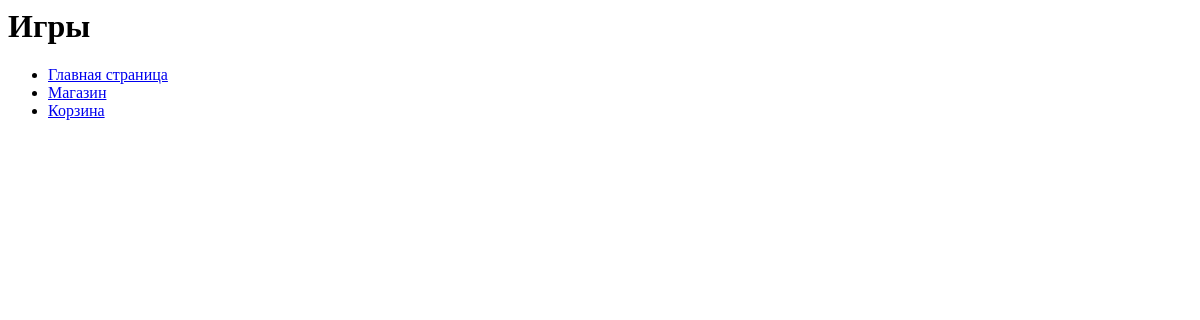
The app's page /platform/games/, older data.
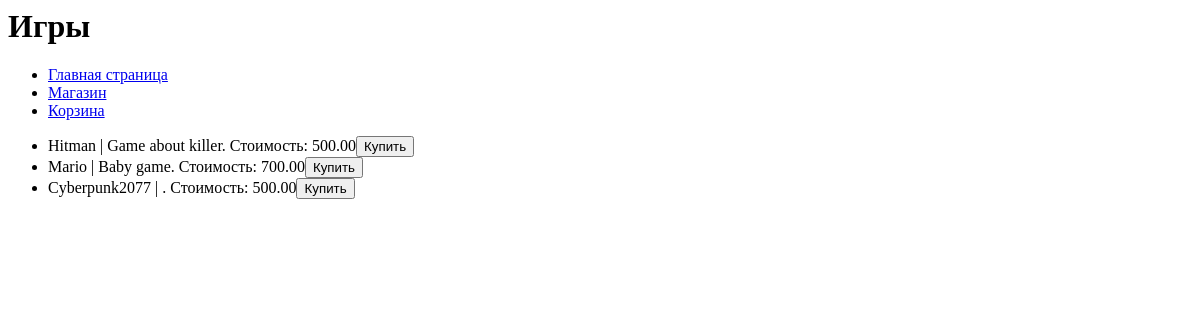
The same page, newer data.
### task1/models.py (models this page shows)
class Game(models.Model):
    title = models.CharField(max_length=100)
    cost = models.DecimalField(decimal_places=2, max_digits=100000)
    size = models.DecimalField(decimal_places=2, max_digits=100000)
    description = models.TextField()
    age_limited = models.BooleanField(default=False)
    buyer = models.ManyToManyField(Buyer, related_name='buyers')

### task1/views.py (the view)
# urls.py: path('platform/games/', shop),
def shop(request):
    context = {
        'shop_text': "Игры",
        'games': Game.objects.all(),
        'buy': 'Купить',
        'back': 'Вернуться обратно'
    }
    return render(request, 'shop.html', context)

### templates/shop.html
{% extends "templates/menu.html" %}
{% block pagename %}
    <h1> {{ shop_text }}</h1>
{% endblock %}
{% block menu %}{{ block.super }}{% endblock %}
{% block content %}
<ul>
    {% for game in games %}
        <li>{{ game.title }} | {{ game.description }}. Стоимость: {{ game.cost }}<button>{{ buy }}</button></li>
    {% endfor %}
</ul>
{% endblock %}

Row changes from the older to the newer data that the page shows:
added Game: title "Hitman", description "Game about killer", cost "500.00", buy "Купить"
added Game: title "Mario", description "Baby game", cost "700.00", buy "Купить"
added Game: title "Cyberpunk2077", cost "500.00", buy "Купить"
